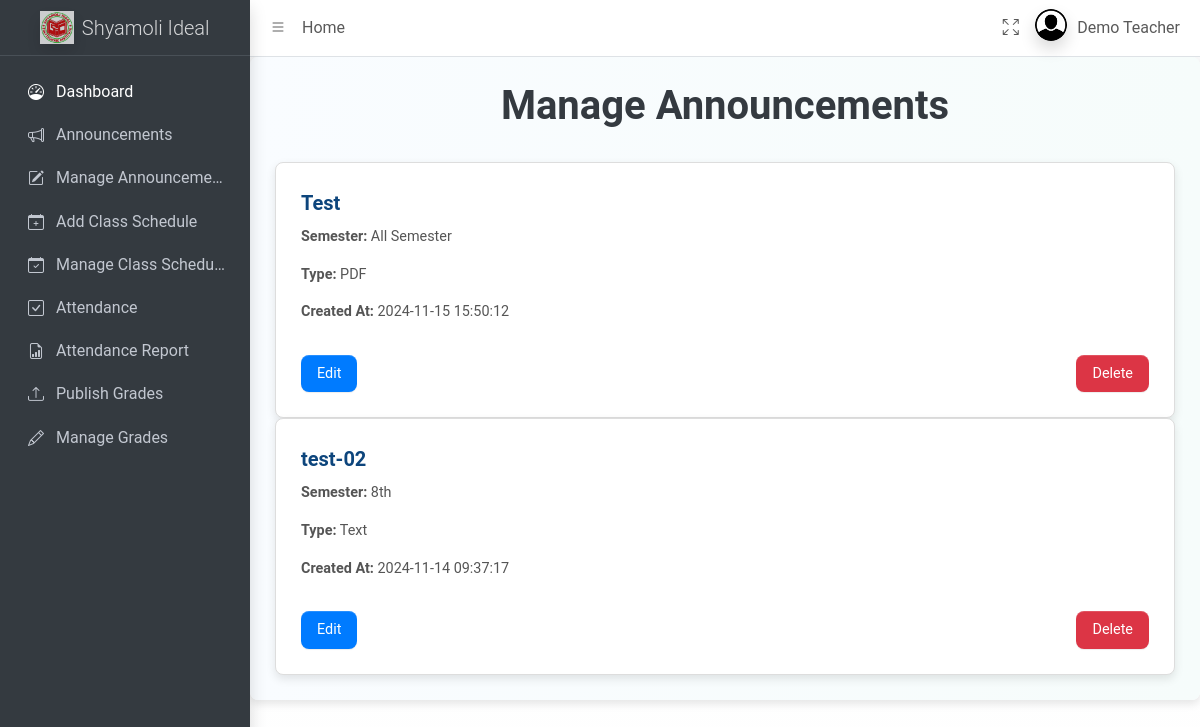
The page /teacher/dist/pages/manage_announcements.php (signed in) on the database its author committed.
### tables this page shows
CREATE TABLE `announcements` (
  `id` int(11) NOT NULL,
  `title` varchar(255) NOT NULL,
  `content` text DEFAULT NULL,
  `file_path` varchar(255) DEFAULT NULL,
  `semester` enum('All Semester','1st','2nd','3rd','4th','5th','6th','7th','8th') NOT NULL,
  `created_at` timestamp NOT NULL DEFAULT current_timestamp()
);

### teacher/dist/pages/manage_announcements.php (the view, shortened to what this page needs)
<?php
require_once 'partials/header.php';
require_once 'partials/navbar.php';
require_once 'partials/sidebar.php';
$announcements = $conn->query("SELECT * FROM announcements ORDER BY created_at DESC");
?>
<main class="app-main">
<!DOCTYPE html>
<html lang="en">
<head>
    <link rel="stylesheet" href="https://cdn.jsdelivr.net/npm/bootstrap@5.3.0/dist/css/bootstrap.min.css">
</head>
<body>
<div class="container">
    <h2>Manage Announcements</h2>
    <div class="announcement-grid">
        <?php while ($announcement = $announcements->fetch_assoc()): ?>
            <div class="announcement-card">
                <div class="announcement-header">
                    <?= htmlspecialchars($announcement['title']); ?>
                </div>
                <div class="announcement-details">
                    <p><strong>Semester:</strong> <?= htmlspecialchars($announcement['semester']); ?></p>
                    <p><strong>Type:</strong> <?= isset($announcement['file_path']) ? 'PDF' : 'Text'; ?></p>
                    <p><strong>Created At:</strong> <?= htmlspecialchars($announcement['created_at']); ?></p>
                </div>
                <div class="announcement-actions">
                    <a href="edit_announcement.php?id=<?= $announcement['id']; ?>" class="btn btn-edit">Edit</a>
                    <a href="delete_announcement.php?id=<?= $announcement['id']; ?>" class="btn btn-delete" onclick="return confirm('Are you sure you want to delete this announcement?');">Delete</a>
                </div>
            </div>
        <?php endwhile; ?>
    </div>
</div>
</body>
</html>
</main>
<?php
require_once 'partials/footer.php';
?>

### teacher/dist/pages/manage_announcements.php (style rules this page uses)
body { font-family: 'Roboto', sans-serif; background: linear-gradient(to bottom, #f8f9fa, #ffffff); margin: 0; padding: 0; color: #333; }
.container { max-width: 1300px; padding: 25px; background: linear-gradient(to left, #f6fcfb, #f9fcff ); }
h2 { text-align: center; color: #343a40; margin-bottom: 2rem; font-size: 2.5rem; font-weight: bold; }
.announcement-grid { flex-wrap: wrap; gap: 1.5rem; }
.announcement-card { flex: 1 1 calc(33.33% - 1rem); background: #ffffff; border: 1px solid #ddd; border-radius: 8px; box-shadow: 0 4px 10px rgba(0, 0, 0, 0.1); padding: 25px; display: flex; flex-direction: column; justify-content: space-between; transition: transform 0.3s ease, box-shadow 0.3s ease; }
.announcement-header { font-size: 1.25rem; font-weight: bold; color: #0d457c ; margin-bottom: 0.5rem; }
.announcement-details { font-size: 0.9rem; color: #555; margin-bottom: 1rem; }
.announcement-actions { margin-top: auto; display: flex; justify-content: space-between; }
.btn { padding: 0.5rem 1rem; font-size: 0.9rem; border-radius: 8px; transition: background-color 0.3s ease, transform 0.2s ease; }
.btn-edit { background: #007bff; color: #fff; border: none; }
.btn-delete { background: #dc3545; color: #fff; border: none; }

### rows shown on the page
announcements: title "Test", semester "All Semester", shows "PDF", created_at "2024-11-15 15:50:12"
announcements: title "test-02", semester "8th", shows "Text", created_at "2024-11-14 09:37:17"

### other values the page prints
$_SESSION['name'] "Demo Teacher"
